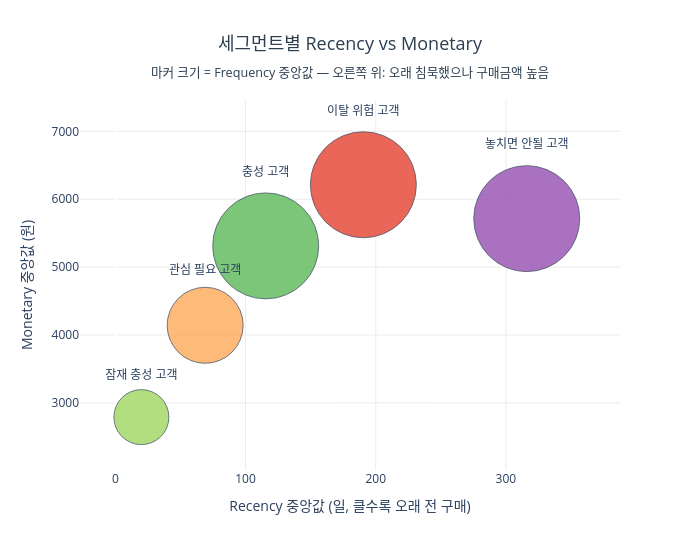

The cell this chart's notebook holds for it:
### Code cell
fig = go.Figure()
for _, row in seg_summary.iterrows():
    seg = row['세그먼트']
    fig.add_trace(go.Scatter(
        x=[row['Recency_중앙값']],
        y=[row['Monetary_중앙값']],
        mode='markers+text',
        marker=dict(
            size=row['Frequency_중앙값'] * 3 + 10,
            color=seg_color_gold.get(seg, '#dfe6e9'),
            line=dict(color='#2c3e50', width=0.8),
            opacity=0.85
        ),
        text=[seg],
        textposition='top center',
        name=seg
    ))

fig.update_layout(
    title=dict(
        text='세그먼트별 Recency vs Monetary<br><sub>마커 크기 = Frequency 중앙값 — 오른쪽 위: 오래 침묵했으나 구매금액 높음</sub>',
        font=dict(size=18, color='#2c3e50'), x=0.5, xanchor='center'
    ),
    xaxis=dict(title='Recency 중앙값 (일, 클수록 오래 전 구매)', gridcolor='#ececec'),
    yaxis=dict(title='Monetary 중앙값 (원)', gridcolor='#ececec'),
    plot_bgcolor='white',
    width=700,
    height=550,
    showlegend=False
)
fig.show()

### Figure 1 — Plotly figure (JSON) as saved in the notebook; plotly's stock layout.template omitted (floating-point values rounded to 4 significant figures)
{"data": [{"marker": {"color": "#e74c3c", "line": {"color": "#2c3e50", "width": 0.8}, "opacity": 0.85, "size": 106}, "mode": "markers+text", "name": "이탈 위험 고객", "text": ["이탈 위험 고객"], "textposition": "top center", "type": "scatter", "x": [190.5], "y": [6213]}, {"marker": {"color": "#9b59b6", "line": {"color": "#2c3e50", "width": 0.8}, "opacity": 0.85, "size": 106}, "mode": "markers+text", "name": "놓치면 안될 고객", "text": ["놓치면 안될 고객"], "textposition": "top center", "type": "scatter", "x": [316], "y": [5714.0]}, {"marker": {"color": "#66bd63", "line": {"color": "#2c3e50", "width": 0.8}, "opacity": 0.85, "size": 106}, "mode": "markers+text", "name": "충성 고객", "text": ["충성 고객"], "textposition": "top center", "type": "scatter", "x": [115.5], "y": [5312.0]}, {"marker": {"color": "#fdae61", "line": {"color": "#2c3e50", "width": 0.8}, "opacity": 0.85, "size": 76}, "mode": "markers+text", "name": "관심 필요 고객", "text": ["관심 필요 고객"], "textposition": "top center", "type": "scatter", "x": [69], "y": [4142.0]}, {"marker": {"color": "#a6d96a", "line": {"color": "#2c3e50", "width": 0.8}, "opacity": 0.85, "size": 55}, "mode": "markers+text", "name": "잠재 충성 고객", "text": ["잠재 충성 고객"], "textposition": "top center", "type": "scatter", "x": [20], "y": [2790.0]}], "layout": {"height": 550, "plot_bgcolor": "white", "showlegend": false, "title": {"font": {"color": "#2c3e50", "size": 18}, "text": "세그먼트별 Recency vs Monetary<br><sub>마커 크기 = Frequency 중앙값 — 오른쪽 위: 오래 침묵했으나 구매금액 높음</sub>", "x": 0.5, "xanchor": "center"}, "width": 700, "xaxis": {"gridcolor": "#ececec", "title": {"text": "Recency 중앙값 (일, 클수록 오래 전 구매)"}}, "yaxis": {"gridcolor": "#ececec", "title": {"text": "Monetary 중앙값 (원)"}}}}
